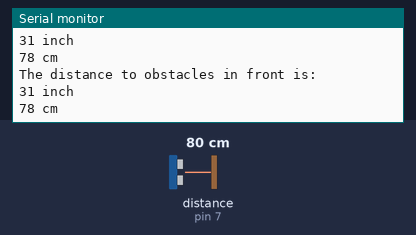
A sketch run on a simulated Arduino Uno, built with avr-gcc and run on an emulated ATmega328P. Parts: the last lines printed to the serial monitor. The inputs (shaded band) are chosen by the test bench; at power-on: distance to the obstacle (sensor on pin 7) 80 cm.

Above: at 1.8 s.
1.9 s: distance to the obstacle (sensor on pin 7) set to 2 cm
At 2.8 s:
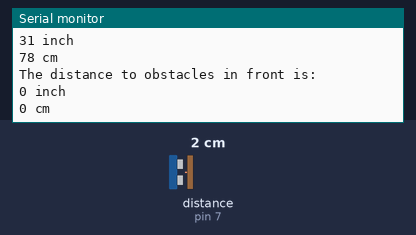
3.4 s: distance to the obstacle (sensor on pin 7) set to 4 cm
At 4.6 s:
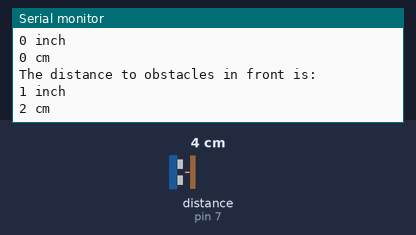
Timing chart, 0 to 6.4 s (numbered marks = the images above; inputs shaded):
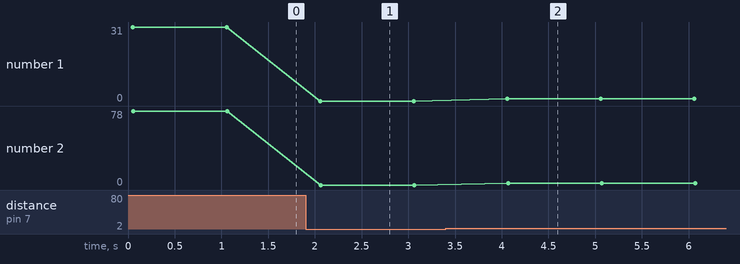

The sketch:

test_ranger.ino
```cpp
//#include <Servo.h>

/*************************************************************
  Download latest Blynk library here:
    https://github.com/blynkkk/blynk-library/releases/latest

  Blynk is a platform with iOS and Android apps to control
  Arduino, Raspberry Pi and the likes over the Internet.
  You can easily build graphic interfaces for all your
  projects by simply dragging and dropping widgets.

    Downloads, docs, tutorials: http://www.blynk.cc
    Sketch generator:           http://examples.blynk.cc
    Blynk community:            http://community.blynk.cc
    Follow us:                  http://www.fb.com/blynkapp
                                http://twitter.com/blynk_app

  Blynk library is licensed under MIT license
  This example code is in public domain.

 *************************************************************
  =>
  =>          USB HOWTO: http://tiny.cc/BlynkUSB
  =>

  You’ll need:
   - Blynk App (download from AppStore or Google Play)
   - Arduino Uno board
   - Decide how to connect to Blynk
     (USB, Ethernet, Wi-Fi, Bluetooth, ...)

  There is a bunch of great example sketches included to show you how to get
  started. Think of them as LEGO bricks  and combine them as you wish.
  For example, take the Ethernet Shield sketch and combine it with the
  Servo example, or choose a USB sketch and add a code from SendData
  example.
 *************************************************************/

/* Comment this out to disable prints and save space */
#define BLYNK_PRINT SwSerial


#include <SoftwareSerial.h>
SoftwareSerial SwSerial(10, 11); // RX, TX

#include <BlynkSimpleStream.h>
#include "Ultrasonic.h"

// You should get Auth Token in the Blynk App.
// Go to the Project Settings (nut icon).
char auth[] = "d7713f1242d1413b93771a149f7d7091";

Ultrasonic ultrasonic(7);

void setup()
{
  // Debug console
  SwSerial.begin(9600);

  // Blynk will work through Serial
  // Do not read or write this serial manually in your sketch
  Serial.begin(9600);
  //Blynk.begin(Serial, auth);
}

void loop()
{

  long RangeInInches;
  long RangeInCentimeters;
  RangeInInches = ultrasonic.MeasureInInches();
  RangeInCentimeters = RangeInInches * 2.54;/*ultrasonic.MeasureInCentimeters();*/
  Serial.println("The distance to obstacles in front is: ");
  Serial.print(RangeInInches);//0~157 inches
  Serial.println(" inch");
  Serial.print(RangeInCentimeters);//0~400cm
  Serial.println(" cm");
  delay(1000);

  Blynk.run();
  // You can inject your own code or combine it with other sketches.
  // Check other examples on how to communicate with Blynk. Remember
  // to avoid delay() function!


}
```

Measured:
- after the input at 1.9 s, the serial monitor: prints a new line after 0.16 s (image 1)
- after the input at 3.4 s, the serial monitor: prints a new line after 0.66 s (image 2)
- plotted number 1: 31 → 0 after the input at 1.9 s, 0 → 1 after the input at 3.4 s
- plotted number 2: 78 → 0 after the input at 1.9 s, 0 → 2 after the input at 3.4 s
